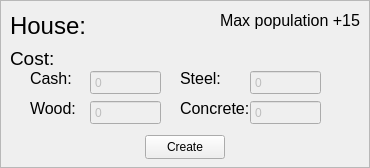
                   <widget class="QFrame" name="frmResHouse">
                    <property name="minimumSize">
                     <size>
                      <width>370</width>
                      <height>0</height>
                     </size>
                    </property>
                    <property name="maximumSize">
                     <size>
                      <width>370</width>
                      <height>16777215</height>
                     </size>
                    </property>
                    <property name="styleSheet">
                     <string notr="true">#frmResHouse {
	background-color: rgb(211, 211, 211);
	border: 2px solid black;
}</string>
                    </property>
                    <property name="frameShape">
                     <enum>QFrame::StyledPanel</enum>
                    </property>
                    <property name="frameShadow">
                     <enum>QFrame::Raised</enum>
                    </property>
                    <widget class="QPushButton" name="btnResHouse">
                     <property name="geometry">
                      <rect>
                       <x>145</x>
                       <y>135</y>
                       <width>80</width>
                       <height>24</height>
                      </rect>
                     </property>
                     <property name="text">
                      <string>Create</string>
                     </property>
                    </widget>
                    <widget class="QLabel" name="label_33">
                     <property name="geometry">
                      <rect>
                       <x>10</x>
                       <y>10</y>
                       <width>141</width>
                       <height>31</height>
                      </rect>
                     </property>
                     <property name="font">
                      <font>
                       <pointsize>18</pointsize>
                      </font>
                     </property>
                     <property name="text">
                      <string>House:</string>
                     </property>
                    </widget>
                    <widget class="QLabel" name="label_34">
                     <property name="geometry">
                      <rect>
                       <x>10</x>
                       <y>50</y>
                       <width>49</width>
                       <height>16</height>
                      </rect>
                     </property>
                     <property name="font">
                      <font>
                       <pointsize>14</pointsize>
                      </font>
                     </property>
                     <property name="text">
                      <string>Cost:</string>
                     </property>
                    </widget>
                    <widget class="QSpinBox" name="spnResHouseWood">
                     <property name="enabled">
                      <bool>false</bool>
                     </property>
                     <property name="geometry">
                      <rect>
                       <x>90</x>
                       <y>100</y>
                       <width>71</width>
                       <height>25</height>
                      </rect>
                     </property>
                     <property name="buttonSymbols">
                      <enum>QAbstractSpinBox::NoButtons</enum>
                     </property>
                     <property name="minimum">
                      <number>0</number>
                     </property>
                     <property name="maximum">
                      <number>1000000</number>
                     </property>
                    </widget>
                    <widget class="QLabel" name="label_35">
                     <property name="geometry">
                      <rect>
                       <x>30</x>
                       <y>100</y>
                       <width>49</width>
                       <height>16</height>
                      </rect>
                     </property>
                     <property name="font">
                      <font>
                       <pointsize>12</pointsize>
                      </font>
                     </property>
                     <property name="text">
                      <string>Wood:</string>
                     </property>
                    </widget>
                    <widget class="QSpinBox" name="spnResHouseSteel">
                     <property name="enabled">
                      <bool>false</bool>
                     </property>
                     <property name="geometry">
                      <rect>
                       <x>250</x>
                       <y>70</y>
                       <width>71</width>
                       <height>25</height>
                      </rect>
                     </property>
                     <property name="buttonSymbols">
                      <enum>QAbstractSpinBox::NoButtons</enum>
                     </property>
                     <property name="minimum">
                      <number>0</number>
                     </property>
                     <property name="maximum">
                      <number>1000000</number>
                     </property>
                    </widget>
                    <widget class="QLabel" name="label_36">
                     <property name="geometry">
                      <rect>
                       <x>180</x>
                       <y>70</y>
                       <width>49</width>
                       <height>16</height>
                      </rect>
                     </property>
                     <property name="font">
                      <font>
                       <pointsize>12</pointsize>
                      </font>
                     </property>
                     <property name="text">
                      <string>Steel:</string>
                     </property>
                    </widget>
                    <widget class="QLabel" name="label_37">
                     <property name="geometry">
                      <rect>
                       <x>180</x>
                       <y>100</y>
                       <width>71</width>
                       <height>16</height>
                      </rect>
                     </property>
                     <property name="font">
                      <font>
                       <pointsize>12</pointsize>
                      </font>
                     </property>
                     <property name="text">
                      <string>Concrete:</string>
                     </property>
                    </widget>
                    <widget class="QSpinBox" name="spnResHouseConcrete">
                     <property name="enabled">
                      <bool>false</bool>
                     </property>
                     <property name="geometry">
                      <rect>
                       <x>250</x>
                       <y>100</y>
                       <width>71</width>
                       <height>25</height>
                      </rect>
                     </property>
                     <property name="buttonSymbols">
                      <enum>QAbstractSpinBox::NoButtons</enum>
                     </property>
                     <property name="minimum">
                      <number>0</number>
                     </property>
                     <property name="maximum">
                      <number>1000000</number>
                     </property>
                    </widget>
                    <widget class="QSpinBox" name="spnResHouseCash">
                     <property name="enabled">
                      <bool>false</bool>
                     </property>
                     <property name="geometry">
                      <rect>
                       <x>90</x>
                       <y>70</y>
                       <width>71</width>
                       <height>25</height>
                      </rect>
                     </property>
                     <property name="buttonSymbols">
                      <enum>QAbstractSpinBox::NoButtons</enum>
                     </property>
                     <property name="minimum">
                      <number>0</number>
                     </property>
                     <property name="maximum">
                      <number>1000000</number>
                     </property>
                    </widget>
                    <widget class="QLabel" name="label_38">
                     <property name="geometry">
                      <rect>
                       <x>30</x>
                       <y>70</y>
                       <width>49</width>
                       <height>16</height>
                      </rect>
                     </property>
                     <property name="font">
                      <font>
                       <pointsize>12</pointsize>
                      </font>
                     </property>
                     <property name="text">
                      <string>Cash:</string>
                     </property>
                    </widget>
                    <widget class="QLabel" name="label_39">
                     <property name="geometry">
                      <rect>
                       <x>220</x>
                       <y>0</y>
                       <width>151</width>
                       <height>41</height>
                      </rect>
                     </property>
                     <property name="font">
                      <font>
                       <pointsize>12</pointsize>
                      </font>
                     </property>
                     <property name="text">
                      <string>Max population +15</string>
                     </property>
                    </widget>
                   </widget>
